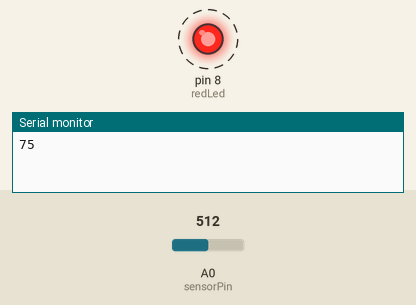
Recording of a sketch running on a simulated Arduino Uno, built with avr-gcc and run on an emulated ATmega328P. Parts: output pins drawn as LEDs (lit = HIGH), the last lines printed to the serial monitor. Dashed ring = blinking. The inputs (shaded band) are chosen by the test bench; at power-on: A0 (sensorPin) = 512.

Above: at 1.2 s.
1.3 s: A0 (sensorPin) set to 716
At 2.6 s:
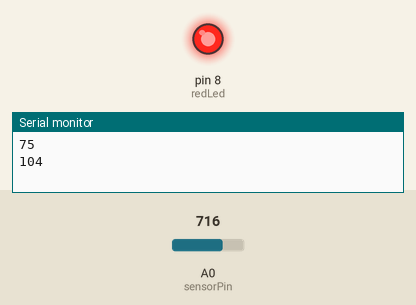
At 3.7 s:
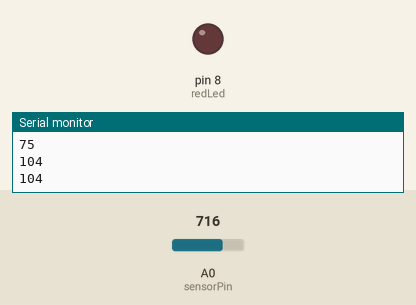
4.3 s: A0 (sensorPin) set to 698
6.5 s: A0 (sensorPin) set to 688
Timing chart, 0 to 15.5 s (numbered marks = the images above; inputs shaded):
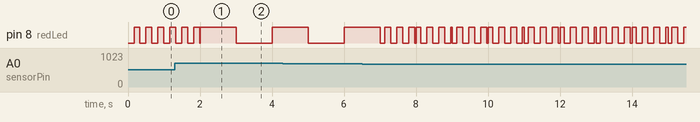

The sketch:

Oppgave.ino
```cpp
const int redLed = 8;          // Definerer pin-nummeret for LED-en
const int sensorPin = A0;      // Definerer pin-nummeret for photoresistor


const unsigned long eventInterval = 150;   // Intervall for å lese sensoren
unsigned long previousTime = 0;            // Lagrer forrige tidspunkt for eventInterval
unsigned long currentTime = 0;             // Lagrer gjeldende tidspunkt for eventInterval

const unsigned long eventInterval2 = 1000; // Intervall for å beregne gjennomsnittet
unsigned long previousTime2 = 0;
unsigned long currentTime2 = 0;

const unsigned long eventInterval3 = 1000; // Intervall for å blinke LED-en når gjennomsnittet >= 100
unsigned long previousTime3 = 0;
unsigned long currentTime3 = 0;

const unsigned long eventInterval4 = 1000/6; // Intervall for å blinke LED-en når gjennomsnittet <= 100
unsigned long previousTime4 = 0;
unsigned long currentTime4 = 0;

//Lager globale variabler
int sensorValInn = 0;
int gjennomsnitt = 0;
int verdi = 0;
int ledState = LOW;

int sensorValList[5];    // Array for å lagre de siste 5 sensormålingene

void setup() {
  Serial.begin(115200);   // Initialiser seriekommunikasjon
  pinMode(redLed, OUTPUT); // Setter den røde LED-en som UTGANG
  pinMode(sensorPin, INPUT); // Setter sensoren som en INNGANG
}

// Leser sensormålingene og oppdaterer listen med de siste 5 målingene
void sensorVerdi() {
  unsigned long currentTime = millis();

  if (currentTime - previousTime >= eventInterval) {
    sensorValInn = analogRead(sensorPin); // Leser sensormålingen
    sensorValInn = map(sensorValInn, 0, 1023, 0, 150); // Omgjør sensormålingene fra 0-1023 til 0-150
    previousTime = currentTime; // Oppdater forrige tidspunkt
    verdi = 0; // Nullstiller summen

    for (int i = 0; i < 5; i++) {
      sensorValList[i] = sensorValInn; // Lagrer sensormålingen i arrayen
      verdi = verdi + sensorValList[i]; // Beregn summen av målingene
    }
  }
}

// Beregn og skriv ut gjennomsnittlig sensormåling
void snittverdi() {
  unsigned long currentTime2 = millis(); // Henter gjeldende tid

  if (currentTime2 - previousTime2 >= eventInterval2) {
    gjennomsnitt = verdi / 5; // Beregner gjennomsnittet
    Serial.println(gjennomsnitt); // Skriver ut gjennomsnittet til seriemonitoren
    previousTime2 = currentTime2; // Oppdaterer forrige tidspunkt
  }
}

// Blink LED-en når gjennomsnittet er større enn eller lik 100
void blink1() {
  unsigned long currentTime3 = millis();

  if (currentTime3 - previousTime3 >= eventInterval3) {
    previousTime3 = currentTime3;

    if (gjennomsnitt >= 100) { //Hvis gjennomsnittet av sensorverdiene er større eller lik 100, blinker led-en en gang hvert sekund
      if (ledState == LOW) {
        ledState = HIGH;
      } else {
        ledState = LOW;
      }
      digitalWrite(redLed, ledState);
    }
  }
}

// Blink LED-en når gjennomsnittet er mindre enn eller lik 100
void blink6() {
  unsigned long currentTime4 = millis();

  if (currentTime4 - previousTime4 >= eventInterval4) {
    previousTime4 = currentTime4;

//Hvis gjennomsnittet av sensorverdiene er mindre eller lik, blinker led-en seks ganger raskere.
    if (gjennomsnitt <= 100) {
      if (ledState == LOW) {
        ledState = HIGH;
      } else {
        ledState = LOW;
      }
      digitalWrite(redLed, ledState);
    }
  }
}

 //Kaller på de egendefinerte funksjonene
void loop() {
  sensorVerdi();
  snittverdi();
  blink1();
  blink6();
}
```

Measured:
- by itself, pin 8 (redLed): repeats every 2.0 s: 2 × (HIGH 0.17 s, LOW 0.17 s), HIGH 0.17 s, LOW 0.03 s, HIGH 0.13 s, 2 × (LOW 0.17 s, HIGH 0.17 s), LOW 0.17 s, HIGH 0.04 s, LOW 0.13 s
